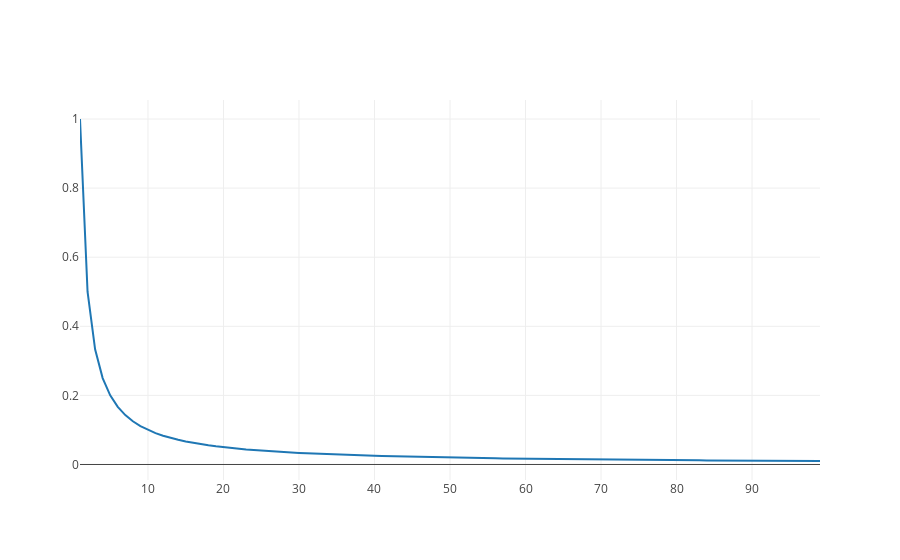

This figure's notebook cell:
### Markdown cell above
and use plotly to plot this function for $x > 0$. Adjust the range for $x$ so that you get a "decent" graph.

### Code cell
range_x = arange(1,100)
iplot([{"x": range_x, "y": [1/x for x in range_x]}])
